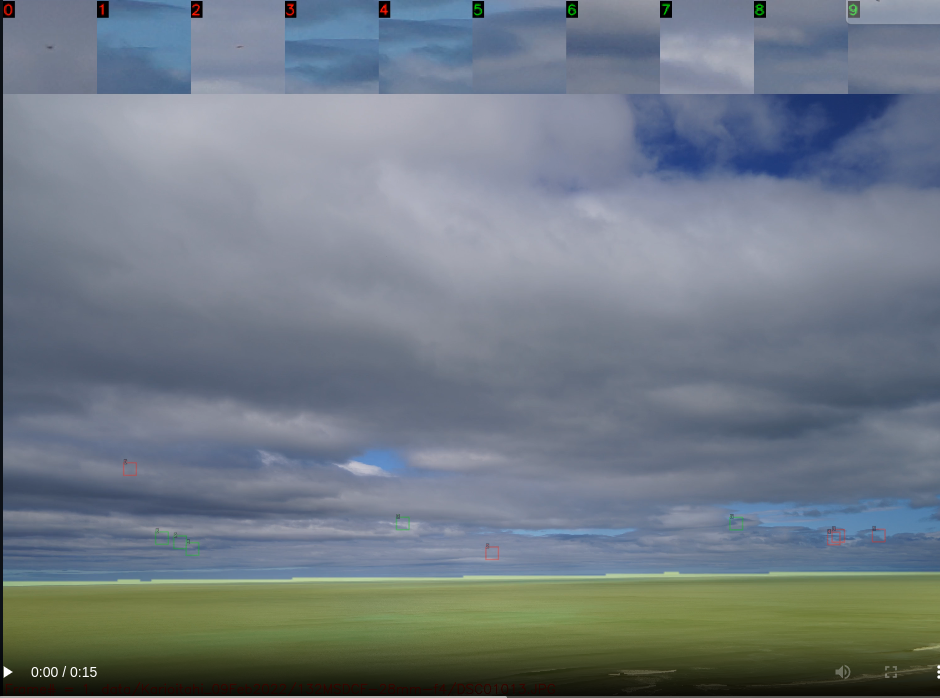
#> input picture images/mainview.png, 940 x 698 px
$ python -i image_utils.py   (imports and definitions only)   (older library calls are emulated)
#> lines starting #> are read from the running program, lines starting #| are printed output that depends on the picture
# __all__ = ['setCurrentImages',  'getCurrentImages', 'g_images', 'Images',
__all__ = ['scale_image', 'resize', 'crop_image', 'ImageLoader', 'CMO_op', 'BH_op', 'TH_op' ,'make_tile_list', 'old_make_tile_list', 'crop_idx',
           'tile_images', 'get_project_root', 'max_pool', 'min_pool','count_pool', 'norm_uint8',
           'get_tile']
# , 'find_sky_1', 'find_sky_2' , 'near_mask', 'mask_horizon_1', 'mask_horizon_2',]

import cv2 as cv2
import numpy as np
from imutils import resize

import moviepy.editor as mvp
from moviepy.video.io.ffmpeg_writer import FFMPEG_VideoWriter

import time, sys
import typing as typ
import logging
from pathlib import Path

if sys.platform == "win32":
    # On Windows, the best timer is time.clock()
    default_timer = time.perf_counter
else:
    # On most other platforms the best timer is time.time()
    default_timer = time.time


# [3 lines not run here, left out]
logger = logging.getLogger(__name__)


def get_project_root() -> Path:
    return Path(__file__).parent.parent

# [22 lines left out: functions static, timeval, crop_idx, not called in this run]

def norm_uint8(img):
    return cv2.normalize(img, img, 0, 255, norm_type=cv2.NORM_MINMAX, dtype=cv2.CV_8U)


# [49 lines of commented-out code are left out]


# [56 lines left out: functions BH_op, TH_op, CMO_op, old_max_pool, old_min_pool, not called in this run]

def max_pool(mat, K, L):
    kernel = cv2.getStructuringElement(cv2.MORPH_RECT, (K, L))
    return cv2.morphologyEx(mat, cv2.MORPH_DILATE, kernel)[::K, ::L]

def min_pool(mat, K, L):
    kernel = cv2.getStructuringElement(cv2.MORPH_RECT, (K, L))
    return cv2.morphologyEx(mat, cv2.MORPH_ERODE, kernel)[::K, ::L]

# [59 lines left out: functions count_pool, get_tile, scale_image, crop_image, not called in this run]

def  error_image(text='Error', width=600, height=400):
    return puttext(np.zeros((height,width),dtype=np.uint8), text)

# [101 lines left out: functions puttext, hline, vline, old_make_tile_list, make_tile_list, not called in this run]


def tile_images(img_list, horz=True, label=True, fontscale=0.4, tile_size=100, txtpos=(5,15), max_tiles=10, colors=None):
    """ inglist is a list of tuple(img, labelID, confidence, classID, (row, col), frame_ID)"""
    # imgList = sorted(img_list, key=lambda x: x[3])
    imgs_l = []
    cnt=0
    lst = sorted(img_list, key=lambda id: id[1])
    for i,tpl in enumerate(lst):
        if i == max_tiles:
            break
        (img, labelID, confidence, classID) = tpl[:4]
        if tile_size is not None:
            img = resize(img, width=tile_size)
        if colors is not None:
            clr = colors[classID]
            if img.ndim == 2:
                img = cv2.cvtColor(img, cv2.COLOR_GRAY2BGR)
        else:
            clr = None

        # img[0,:] = 0; img[-1,:] = 0; img[:,0] = 0; img[:,-1] = 0
        if label:
            puttext(img, f'{labelID}: {classID}: {confidence:.2f}', pos=txtpos, fontscale=fontscale, backcolor=clr)
        imgs_l.append(img)
        cnt += 1

    for i in range(cnt,max_tiles,1):
        img = np.full((tile_size, tile_size), 127, dtype=np.uint8)
        # img[0,:] = 0; img[-1,:] = 0; img[:,0] = 0; img[:,-1] = 0
        if colors is not None:
            img = cv2.cvtColor(img, cv2.COLOR_GRAY2BGR)
        imgs_l.append(img)


    if horz:
        return np.hstack(imgs_l)
    else:
        return np.vstack(imgs_l)


# [78 lines left out: functions old_tile_images, load_mp4, not called in this run]

class ImageLoader:
    """Load a sequence of images"""
    # [18 lines left out: functions __init__, set_crop, not called in this run]

    def set_frame_num(self, frame_num):
        assert frame_num < self._stack.shape[0], f"frame_num ({frame_num}) > number of images ({self._stack.shape[0]}) in stack"
        self.frame_num = frame_num

    def __iter__(self):
        return self

    # [137 lines left out: functions __next__, putText, cv2_img_show, overlay_mask, draw_bboxes, putlabel, not called in this run]


class VideoWriter:
    def __init__(self, filename='_autoplay.mp4', fps=30.0, **kw):
        self.writer = None
        self.params = dict(filename=filename, fps=fps, **kw)

    # [10 lines left out: function add, not called in this run]

    def close(self):
        if self.writer:
            self.writer.close()

    def __enter__(self):
        return self

    # [9 lines left out: functions __exit__, show, not called in this run]

# [33 lines not run here, left out]

>>> import cv2
>>> picture = cv2.imread('../images/mainview.png', cv2.IMREAD_GRAYSCALE)
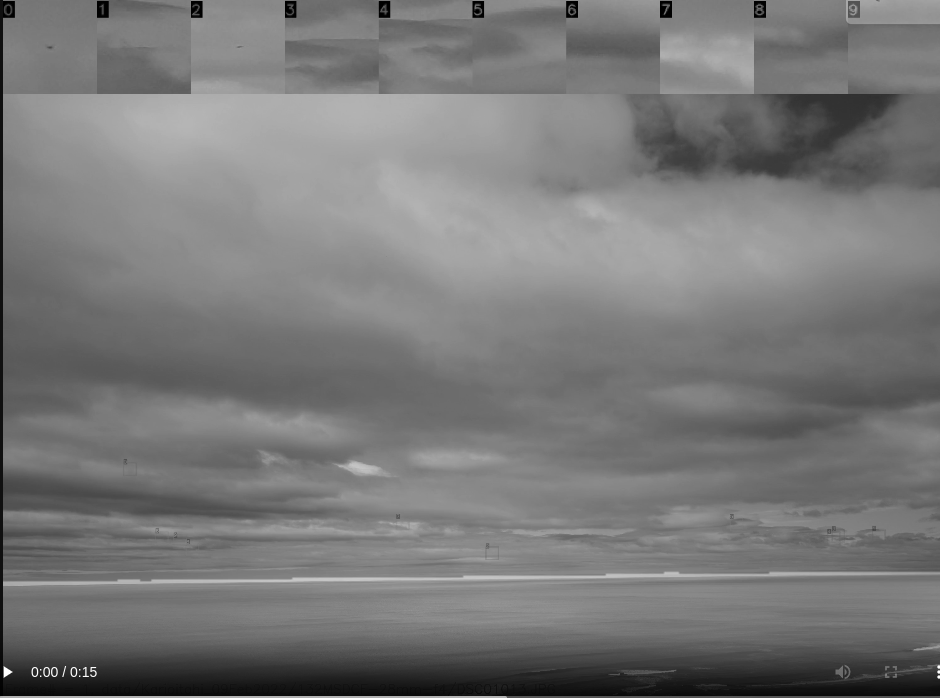
#> picture: shape (698, 940); min 0, max 255, mean 120
>>> result = tile_images(picture)
#> in tile_images, `lst = sorted(img_list, key=lambda id: id[1])`: lst = 698 items
#> the loop in tile_images, `for i,tpl in enumerate(lst):` made 1 pass
#> (img, labelID, confidence, classID) on pass 1: (1, 1, 1, 11)
#> after the loop in tile_images, `for i,tpl in enumerate(lst):`: cnt = 0; imgs_l = []
#> (the run stopped early here; a loop or call above may not have finished)
